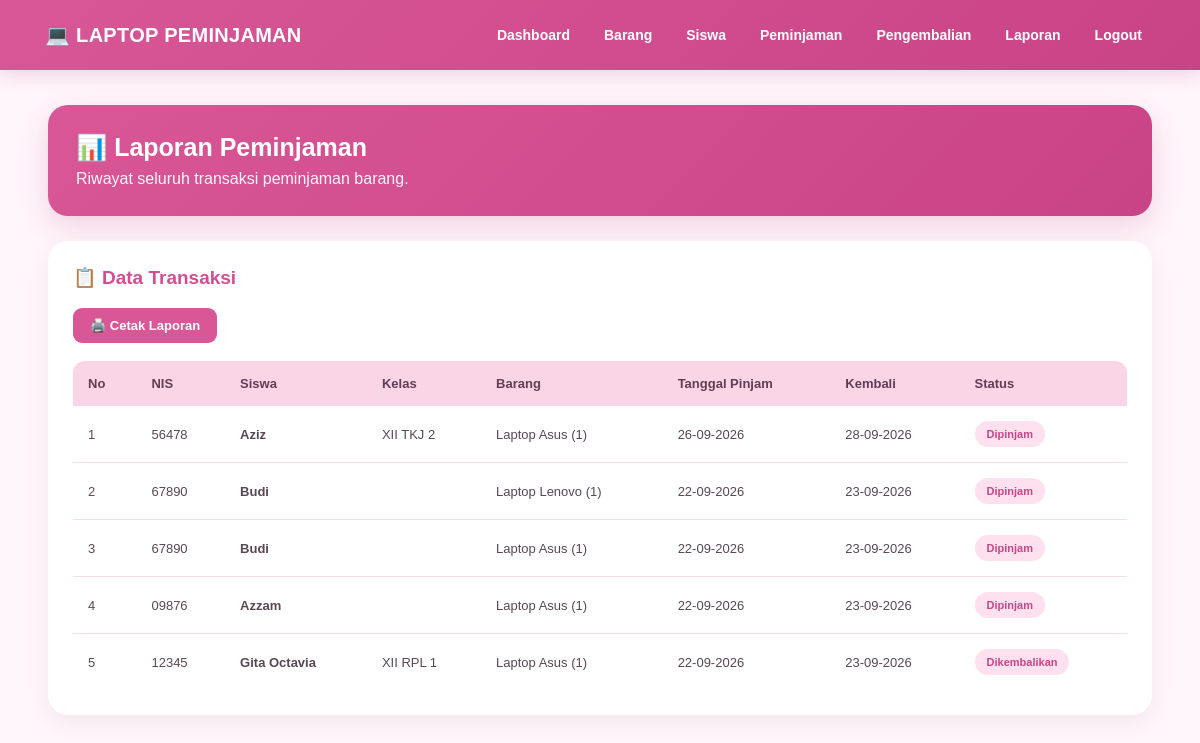
Screenshot of /laporan.php (signed in) with the database file from the repository.
### tables this page shows
CREATE TABLE `peminjaman` (
  `id_peminjaman` int(11) NOT NULL,
  `id_siswa` int(11) NOT NULL,
  `id_admin` int(11) DEFAULT NULL,
  `id_petugas` int(11) DEFAULT NULL,
  `tanggal_pinjam` date NOT NULL,
  `tanggal_rencana_kembali` date NOT NULL,
  `status_peminjaman` enum('Diajukan','Dipinjam','Dikembalikan','Ditolak') DEFAULT 'Diajukan'
);

CREATE TABLE `siswa` (
  `id_siswa` int(11) NOT NULL,
  `nis` varchar(30) NOT NULL,
  `nama_siswa` varchar(100) NOT NULL,
  `password` varchar(255) NOT NULL,
  `kelas` varchar(30) NOT NULL,
  `no_telp` varchar(20) DEFAULT NULL,
  `status_akun` enum('Aktif','Diblokir') NOT NULL DEFAULT 'Aktif'
);

### laporan.php (the view, shortened to what this page needs)
<?php
require 'koneksi.php';
$data = mysqli_query(
    $koneksi,
    "SELECT
        p.id_peminjaman,
        s.nis,
        s.nama_siswa,
        s.kelas,
        p.tanggal_pinjam,
        p.tanggal_rencana_kembali,
        p.status_peminjaman,
        GROUP_CONCAT(
            CONCAT(
                b.nama_barang,
                ' (',
                dp.jumlah_pinjam,
                ')'
            )
            SEPARATOR ', '
        ) AS barang
    FROM peminjaman p
    INNER JOIN siswa s
    ON p.id_siswa = s.id_siswa
    INNER JOIN detail_peminjaman dp
    ON p.id_peminjaman =
       dp.id_peminjaman
    INNER JOIN barang b
    ON dp.id_barang =
       b.id_barang
    GROUP BY
        p.id_peminjaman
    ORDER BY
        p.id_peminjaman DESC"
);
?>
<!DOCTYPE html>
<html lang="id">
<head>
<link rel="stylesheet" href="style.css">
</head>
<body>
<div class="navbar">
<b>💻 LAPTOP PEMINJAMAN</b>
<div>
<a href="index.php">Dashboard</a>
<a href="barang.php">Barang</a>
<a href="siswa.php">Siswa</a>
<a href="peminjaman.php">
Peminjaman
</a>
<a href="pengembalian.php">
Pengembalian
</a>
<a href="laporan.php">
Laporan
</a>
<a href="logout.php">
Logout
</a>
</div>
</div>
<div class="container">
<div class="welcome">
<h2>📊 Laporan Peminjaman</h2>
<p>
Riwayat seluruh transaksi peminjaman barang.
</p>
</div>
<div class="card">
<h3>
📋 Data Transaksi
</h3>
<button
onclick="window.print()"
>
🖨️ Cetak Laporan
</button>
<table>
<thead>
<tr>
<th>No</th>
<th>NIS</th>
<th>Siswa</th>
<th>Kelas</th>
<th>Barang</th>
<th>Tanggal Pinjam</th>
<th>Kembali</th>
<th>Status</th>
</tr>
</thead>
<tbody>
<?php
$no = 1;
while ($row =
mysqli_fetch_assoc($data)) {
?>
<tr>
<td>
<?= $no++ ?>
</td>
<td>
<?= htmlspecialchars($row['nis']) ?>
</td>
<td>
<b>
<?= htmlspecialchars(
$row['nama_siswa']
) ?>
</b>
</td>
<td>
<?= htmlspecialchars(
$row['kelas']
) ?>
</td>
<td>
<?= htmlspecialchars(
$row['barang']
) ?>
</td>
<td>
<?= date(
'd-m-Y',
strtotime(
$row['tanggal_pinjam']
)
) ?>
</td>
<td>
<?= date(
'd-m-Y',
strtotime(
$row['tanggal_rencana_kembali']
)
) ?>
</td>
<td>
<span class="status-active">
<?= htmlspecialchars(
$row['status_peminjaman']
) ?>
</span>
</td>
</tr>
<?php } ?>
</tbody>
</table>
</div>
</div>
</body>
</html>

### style.css (style rules this page uses)
* { box-sizing: border-box; }
body { margin: 0; padding: 0; font-family: Arial, Helvetica, sans-serif; background: #fff5fa; color: #493744; }
.navbar { width: 100%; background: linear-gradient(135deg, #d95796, #c94387); color: white; padding: 18px 45px; display: flex; justify-content: space-between; align-items: center; box-shadow: 0 5px 18px rgba(180, 70, 130, .20); position: sticky; top: 0; z-index: 100; }
.navbar b { font-size: 20px; letter-spacing: .3px; }
.navbar div { display: flex; align-items: center; gap: 8px; }
.navbar a { color: white; text-decoration: none; padding: 9px 13px; border-radius: 8px; font-size: 14px; font-weight: bold; transition: .2s; }
.container { width: 92%; max-width: 1200px; margin: 35px auto; }
.container h2 { color: #4b3544; }
.welcome { background: linear-gradient( 135deg, #d95796, #c94387 ); color: white; padding: 28px; border-radius: 20px; margin-bottom: 25px; box-shadow: 0 10px 28px rgba(180,70,130,.20); }
.welcome h2 { color: white !important; margin: 0 0 8px; font-size: 25px; }
.welcome p { color: white !important; margin: 0; opacity: .95; }
.card { background: white; padding: 25px; margin-top: 25px; border-radius: 20px; box-shadow: 0 8px 25px rgba(0,0,0,.06); overflow-x: auto; }
.card h3 { margin-top: 0; color: #d34d91; font-size: 19px; }
table { width: 100%; border-collapse: separate; border-spacing: 0; margin-top: 18px; background: white; overflow: hidden; border-radius: 12px; }
th { background: #f9d5e6; color: #633d53; padding: 15px; text-align: left; font-size: 13px; white-space: nowrap; }
td { padding: 15px; border-bottom: 1px solid #f2dfe8; font-size: 13px; color: #594753; }
tr:last-child td { border-bottom: none; }
.btn, button { display: inline-block; padding: 10px 17px; background: #d95796; color: white; text-decoration: none; border: none; border-radius: 9px; font-size: 13px; font-weight: bold; cursor: pointer; transition: .2s; }
.status-active { display: inline-block; padding: 7px 12px; border-radius: 20px; background: #ffe0ef; color: #c74686; font-size: 11px; font-weight: bold; white-space: nowrap; }

### rows the page displays
peminjaman: id_siswa.nis "56478", id_siswa.nama_siswa "Aziz", id_siswa.kelas "XII TKJ 2", barang "Laptop Asus (1)", tanggal_pinjam "26-09-2026", tanggal_rencana_kembali "28-09-2026", status_peminjaman "Dipinjam"
peminjaman: id_siswa.nis "67890", id_siswa.nama_siswa "Budi", barang "Laptop Lenovo (1)", tanggal_pinjam "22-09-2026", tanggal_rencana_kembali "23-09-2026", status_peminjaman "Dipinjam"
peminjaman: id_siswa.nis "67890", id_siswa.nama_siswa "Budi", barang "Laptop Asus (1)", tanggal_pinjam "22-09-2026", tanggal_rencana_kembali "23-09-2026", status_peminjaman "Dipinjam"
peminjaman: id_siswa.nis "09876", id_siswa.nama_siswa "Azzam", barang "Laptop Asus (1)", tanggal_pinjam "22-09-2026", tanggal_rencana_kembali "23-09-2026", status_peminjaman "Dipinjam"
peminjaman: id_siswa.nis "12345", id_siswa.nama_siswa "Gita Octavia", id_siswa.kelas "XII RPL 1", barang "Laptop Asus (1)", tanggal_pinjam "22-09-2026", tanggal_rencana_kembali "23-09-2026", status_peminjaman "Dikembalikan"
